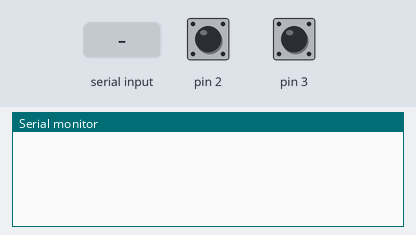
The sketch below on a simulated Arduino Uno, built with avr-gcc and run on an emulated ATmega328P. Shown: the last lines printed to the serial monitor. The inputs (shaded band) are chosen by the test bench; at power-on: pin 2 HIGH, pin 3 HIGH. Storage starts empty; the audio player accepts every command and is not drawn.

Above: at 1.2 s.
1.3 s: pin 2 pulled LOW for 0.15 s
At 2.5 s:
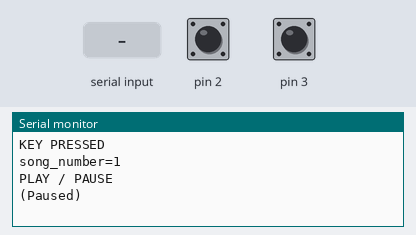
2.9 s: "1" received over the second serial link
At 3.3 s:
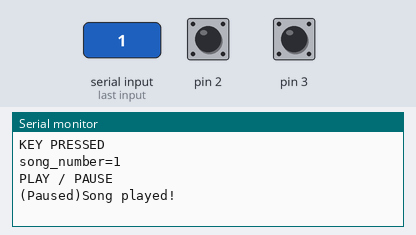

Measured:
- after the input at 1.3 s, the serial monitor: prints a new line at once (image 1)
- after the input at 2.9 s, the serial monitor: prints a new line at once (image 2)

The sketch:

v4___bug____.ino
```cpp
/*Arduino  Music Player */
#include "SoftwareSerial.h"
#include "SD.h"
#include "TMRpcm.h"
#include "SPI.h"

#define SD_ChipSelectPin 4
TMRpcm music;
SoftwareSerial lyck(7, 8);
int song_number = 0;
int volctrl = A5;
boolean debounce1 = true;
boolean debounce2 = true;
boolean play_pause;

void setup() {
  lyck.begin(9600);
  Serial.begin(9600);
  music.speakerPin = 9;
  if (!SD.begin(SD_ChipSelectPin)) {
    Serial.println("SD fail");
    return;
  }

  pinMode(2, INPUT_PULLUP);
  pinMode(3, INPUT_PULLUP);

  int temp = analogRead(volctrl);
  music.setVolume(map(temp, 0, 1023, 0, 7)); //   设置音量0 ~7
}

void loop() {
  //
  if (lyck.available()) {
    char lyckvol = lyck.read();
    if (lyckvol == '1')
    {
      music.play("1.wav");
      Serial.print("Song played!");
    }

    if (lyckvol == '2')
    {
      music.play("2.wav");
      Serial.print("Song played!");
    }

    if (lyckvol == '3')
    {
      music.play("3.wav");
      Serial.print("Song played!");
    }

    if (lyckvol == '4')
    {
      music.play("4.wav");
      Serial.print("Song played!");
    }
  }
  if (digitalRead(2) == LOW  && debounce1 == true)
  {
    song_number++;
    if (song_number == 5)
    {
      song_number = 1;
    }
    debounce1 = false;
    Serial.println("KEY PRESSED");
    Serial.print("song_number=");
    Serial.println(song_number);
    if (song_number == 1)
    {
      music.play("1.wav");
    }

    if (song_number == 2)
    {
      music.play("2.wav");
    }

    if (song_number == 3)
    {
      music.play("3.wav");
    }

    if (song_number == 4)
    {
      music.play("4.wav");
    }

    if (digitalRead(2) == LOW  && debounce2 == true)
    {
      music.pause();
      Serial.println("PLAY / PAUSE");
      if(play_pause = 0)
      Serial.print("(Playing)");
      if(play_pause = 1)
      Serial.print("(Paused)");

      debounce2 = false;
    }

    if (digitalRead(2) == HIGH)
      debounce1 = true;

    if (digitalRead(3) == HIGH)
      debounce2 = true;
  }

}
```
